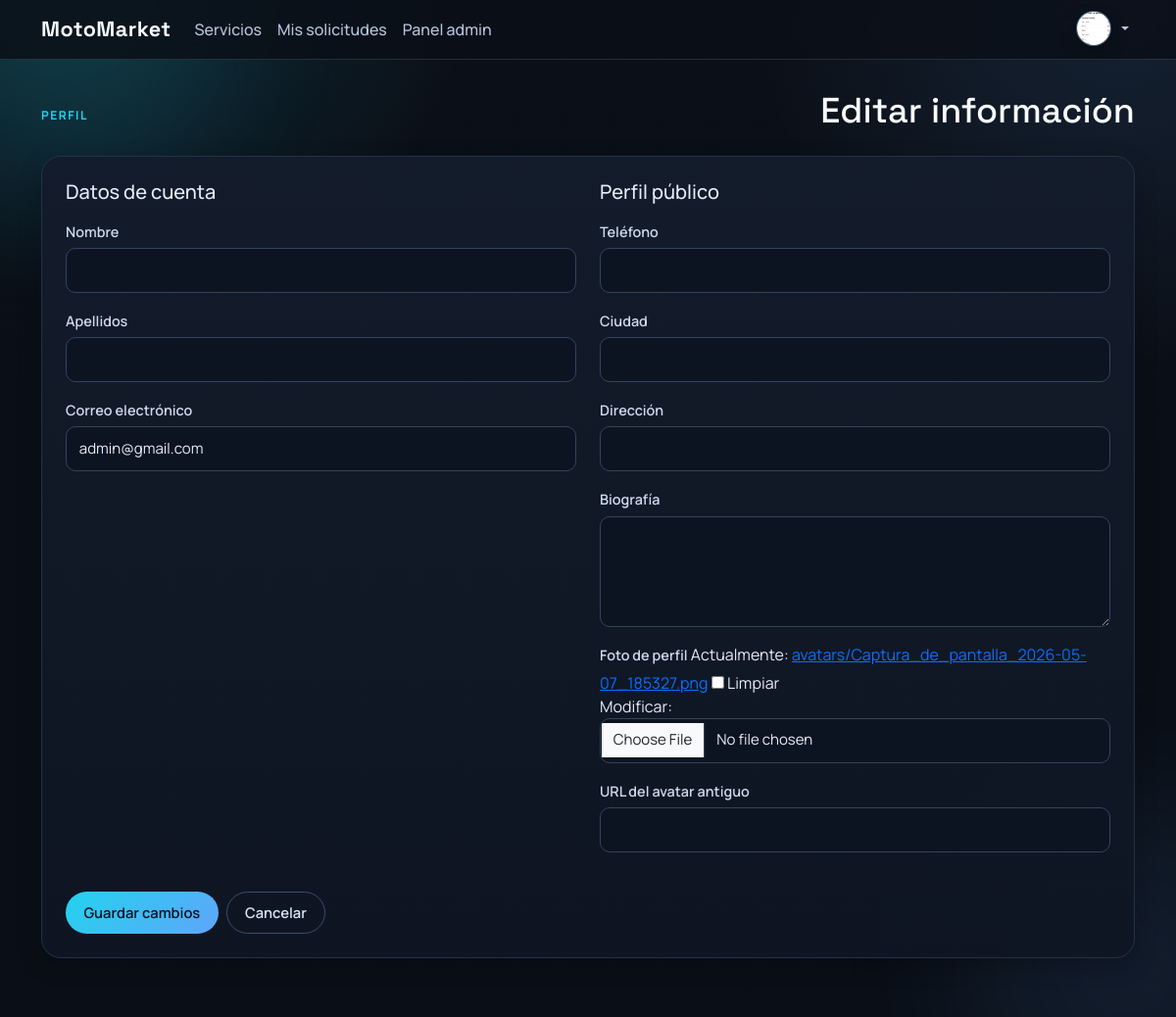
The app's page /usuarios/perfil/editar/ (signed in) with its own data.
### users/models.py (models this page shows, shortened)
class User(AbstractUser):
	class Role(models.TextChoices):
		CUSTOMER = 'customer', 'Cliente'
		PROFESSIONAL = 'professional', 'Profesional'
		ADMIN = 'admin', 'Administrador'
	email = models.EmailField(unique=True)
	role = models.CharField(max_length=20, choices=Role.choices, default=Role.CUSTOMER)
	must_change_password = models.BooleanField(default=False)
	@property
	def es_profesional(self):
		return self.role == self.Role.PROFESSIONAL
	@property
	def is_admin_account(self):
		return self.role == self.Role.ADMIN or self.is_superuser
	@property
	def es_admin(self):
		return self.is_admin_account

class Profile(models.Model):
	user = models.OneToOneField(settings.AUTH_USER_MODEL, on_delete=models.CASCADE, related_name='profile')
	phone = models.CharField(max_length=30, blank=True)
	city = models.CharField(max_length=120, blank=True)
	address = models.CharField(max_length=255, blank=True)
	bio = models.TextField(blank=True)
	avatar = models.ImageField(upload_to='avatars/', blank=True, null=True)
	avatar_url = models.URLField(blank=True)
	created_at = models.DateTimeField(auto_now_add=True)
	updated_at = models.DateTimeField(auto_now=True)

### users/views.py (the view)
# urls.py: path('perfil/editar/', views.profile_edit, name='profile_edit'),
@login_required
def profile_edit(request):
    perfil_usuario, _ = Profile.objects.get_or_create(user=request.user)
    if request.method == 'POST':
        formulario_usuario = UserUpdateForm(request.POST, instance=request.user)
        formulario_perfil = ProfileForm(request.POST, request.FILES, instance=perfil_usuario)
        if formulario_usuario.is_valid() and formulario_perfil.is_valid():
            formulario_usuario.save()
            formulario_perfil.save()
            messages.success(request, 'Perfil actualizado correctamente.')
            return redirect('users:profile')
    else:
        formulario_usuario = UserUpdateForm(instance=request.user)
        formulario_perfil = ProfileForm(instance=perfil_usuario)
    return render(
        request,
        'users/profile_form.html',
        {
            'user_form': formulario_usuario,
            'profile_form': formulario_perfil,
            'profile_object': perfil_usuario,
        },
    )

### users/forms.py
class UserUpdateForm(forms.ModelForm):
    class Meta:
        model = User
        fields = ('first_name', 'last_name', 'email')
        labels = {
            'first_name': 'Nombre',
            'last_name': 'Apellidos',
            'email': 'Correo electrónico',
        }
        widgets = {
            'first_name': forms.TextInput(attrs={'class': 'form-control'}),
            'last_name': forms.TextInput(attrs={'class': 'form-control'}),
            'email': forms.EmailInput(attrs={'class': 'form-control'}),
        }

class ProfileForm(forms.ModelForm):
    class Meta:
        model = Profile
        fields = ('phone', 'city', 'address', 'bio', 'avatar', 'avatar_url')
        labels = {
            'phone': 'Teléfono',
            'city': 'Ciudad',
            'address': 'Dirección',
            'bio': 'Biografía',
            'avatar': 'Foto de perfil',
            'avatar_url': 'URL del avatar antiguo',
        }
        widgets = {
            'phone': forms.TextInput(attrs={'class': 'form-control'}),
            'city': forms.TextInput(attrs={'class': 'form-control'}),
            'address': forms.TextInput(attrs={'class': 'form-control'}),
            'bio': forms.Textarea(attrs={'class': 'form-control', 'rows': 4}),
            'avatar': forms.ClearableFileInput(attrs={'class': 'form-control'}),
            'avatar_url': forms.URLInput(attrs={'class': 'form-control'}),
        }

### templates/users/profile_form.html (shortened to what this page needs)
{% extends 'base.html' %}
{% block content %}
<div class="section-header mb-4">
  <span class="eyebrow">Perfil</span>
  <h1 class="section-title">Editar información</h1>
</div>
<div class="card-glass p-4">
  <form method="post" enctype="multipart/form-data" class="row g-4">
    <div class="col-lg-6">
      <h2 class="h5 mb-3">Datos de cuenta</h2>
      {% for field in user_form %}
      <div class="mb-3">
        <label class="form-label" for="{{ field.id_for_label }}">{{ field.label }}</label>
        {{ field }}
      </div>
      {% endfor %}
    </div>
    <div class="col-lg-6">
      <h2 class="h5 mb-3">Perfil público</h2>
      {% for field in profile_form %}
      <div class="mb-3">
        <label class="form-label" for="{{ field.id_for_label }}">{{ field.label }}</label>
        {{ field }}
      </div>
      {% endfor %}
    </div>
    <div class="col-12 d-flex gap-2">
      <button class="btn btn-primary" type="submit">Guardar cambios</button>
      <a class="btn btn-outline-light" href="{% url 'users:profile' %}">Cancelar</a>
    </div>
  </form>
</div>
{% endblock %}

### templates/base.html (shortened to what this page needs)
{% load static %}
<!doctype html>
<html lang="es">
  <head>
    <link href="https://cdn.jsdelivr.net/npm/bootstrap@5.3.3/dist/css/bootstrap.min.css" rel="stylesheet">
    <link rel="stylesheet" href="{% static 'css/styles.css' %}?v=36">
  </head>
  <body class="app-shell">
    <div class="ambient ambient-1"></div>
    <div class="ambient ambient-2"></div>
    <nav class="navbar navbar-expand-lg navbar-dark site-nav">
      <div class="container">
        <a class="navbar-brand brand-mark" href="{% url 'services:service_list' %}">MotoMarket</a>
        <div class="collapse navbar-collapse" id="mainNav">
          <ul class="navbar-nav me-auto mb-2 mb-lg-0">
            <li class="nav-item"><a class="nav-link" href="{% url 'services:service_list' %}">Servicios</a></li>
            {% if user.is_authenticated %}
            <li class="nav-item"><a class="nav-link" href="{% url 'requests_app:request_history' %}">Mis solicitudes</a></li>
            {% endif %}
            {% if user.is_authenticated and user.es_admin %}
            <li class="nav-item"><a class="nav-link" href="{% url 'users:admin_dashboard' %}">Panel admin</a></li>
            {% endif %}
          </ul>
          <ul class="navbar-nav ms-auto">
            {% if user.is_authenticated %}
            <li class="nav-item dropdown dropdown-hover user-menu">
              <a class="nav-link dropdown-toggle user-avatar-toggle" href="#" role="button" data-bs-toggle="dropdown" aria-expanded="false">
                <span class="avatar-circle avatar-circle--sm user-avatar">
                  {% if user.profile.avatar %}
                  <img src="{{ user.profile.avatar.url }}" alt="Avatar de {{ user.get_full_name|default:user.username }}">
                  {% elif user.profile.avatar_url %}
                  <img src="{{ user.profile.avatar_url }}" alt="Avatar de {{ user.get_full_name|default:user.username }}">
                  {% else %}
                  <span>{{ user.username|slice:":1"|upper }}</span>
                  {% endif %}
                </span>
              </a>
            </li>
            {% else %}
            <li class="nav-item"><a class="nav-link" href="{% url 'users:register' %}">Registro</a></li>
            <li class="nav-item"><a class="nav-link" href="{% url 'login' %}">Entrar</a></li>
            {% endif %}
          </ul>
        </div>
      </div>
    </nav>
    <main class="container page-wrap">
      {% block content %}{% endblock %}
    </main>
  </body>
</html>

### records on screen
User: profile.avatar (picture), user_form "admin@gmail.com"

### other values on screen
{{ field.label }} "Nombre" "Apellidos" "Correo electrónico"
{{ field.label }} "Teléfono" "Ciudad" "Dirección" "Biografía" "Foto de perfil" "URL del avatar antiguo"
